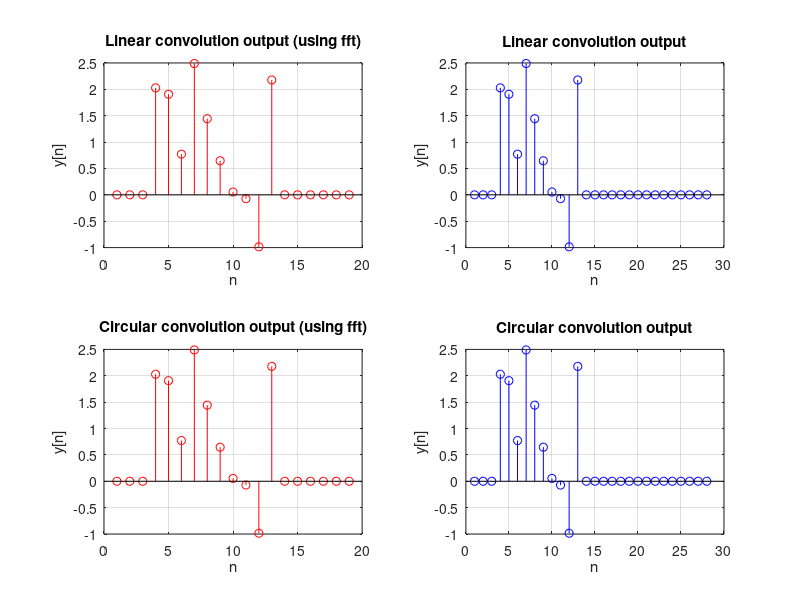

The MATLAB script that drew this image:
mean = 1;
var = 1;
x1 = normrnd(mean,var,1,10);
x2 = zeros(1,19);
x2(4) = 1;
N1 = 10;
N2 = 10;
x11 = [x1,zeros(1,N1-1)];

%linear convolution
x1d = fft(x11,N1+N2-1);
x2d = fft(x2,N1+N2-1);

yd = x1d.*x2d;
y = ifft(yd,N1+N2-1);

figure();
subplot(2,2,1);
stem(1:length(y),y,'red');
title('Linear convolution output (using fft)');
ylabel('y[n]');
xlabel('n');
grid on;

%circular convolution
lin = conv(x1,x2);
circ = cconv(x1,x2);

subplot(2,2,2);
stem(1:length(lin),lin,'blue');
title('Linear convolution output');
ylabel('y[n]');
xlabel('n');
grid on;

x1d = fft(x11);
x2d = fft(x2);

yd = x1d.*x2d;
y = ifft(yd);

subplot(2,2,3);
stem(1:length(y),y,'red');
title('Circular convolution output (using fft)');
ylabel('y[n]');
xlabel('n');
grid on;

subplot(2,2,4);
stem(1:length(circ),circ,'blue');
title('Circular convolution output');
ylabel('y[n]');
xlabel('n');
grid on;

